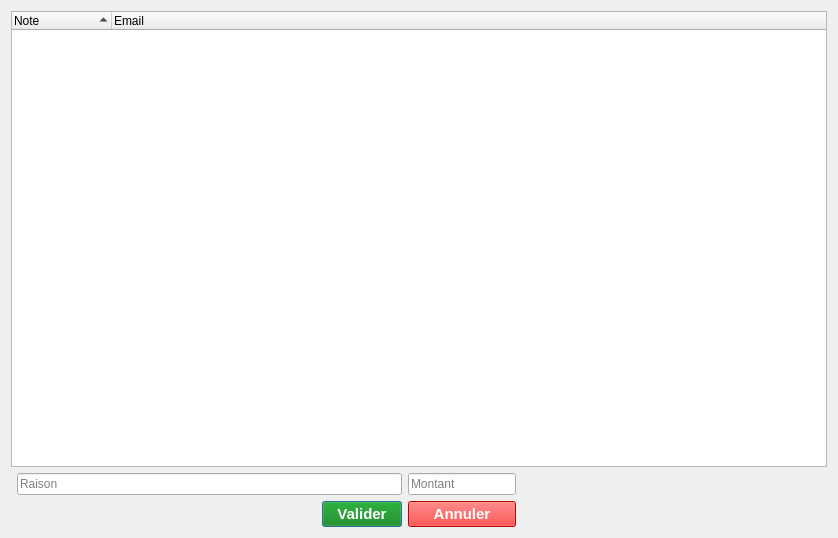
<?xml version="1.0" encoding="UTF-8"?>
<ui version="4.0">
 <class>Dialog</class>
 <widget class="QDialog" name="Dialog">
  <property name="geometry">
   <rect>
    <x>0</x>
    <y>0</y>
    <width>838</width>
    <height>538</height>
   </rect>
  </property>
  <property name="windowTitle">
   <string>Import CSV</string>
  </property>
  <layout class="QGridLayout" name="gridLayout_2">
   <item row="2" column="3">
    <widget class="QPushButton" name="validation_button">
     <property name="font">
      <font>
       <pointsize>11</pointsize>
       <weight>75</weight>
       <bold>true</bold>
      </font>
     </property>
     <property name="styleSheet">
      <string notr="true">padding:0.75em;background-color:green;color:white</string>
     </property>
     <property name="text">
      <string>Valider</string>
     </property>
    </widget>
   </item>
   <item row="0" column="1" colspan="6">
    <layout class="QGridLayout" name="gridLayout">
     <item row="0" column="0" colspan="2">
      <widget class="QTreeWidget" name="recap">
       <property name="sizePolicy">
        <sizepolicy hsizetype="Expanding" vsizetype="Expanding">
         <horstretch>0</horstretch>
         <verstretch>0</verstretch>
        </sizepolicy>
       </property>
       <property name="selectionMode">
        <enum>QAbstractItemView::NoSelection</enum>
       </property>
       <property name="indentation">
        <number>0</number>
       </property>
       <property name="itemsExpandable">
        <bool>false</bool>
       </property>
       <property name="sortingEnabled">
        <bool>true</bool>
       </property>
       <column>
        <property name="text">
         <string>Note</string>
        </property>
       </column>
       <column>
        <property name="text">
         <string>Email</string>
        </property>
       </column>
      </widget>
     </item>
    </layout>
   </item>
   <item row="2" column="2">
    <spacer name="horizontalSpacer">
     <property name="orientation">
      <enum>Qt::Horizontal</enum>
     </property>
     <property name="sizeHint" stdset="0">
      <size>
       <width>40</width>
       <height>20</height>
      </size>
     </property>
    </spacer>
   </item>
   <item row="2" column="4">
    <widget class="QPushButton" name="cancel_button">
     <property name="sizePolicy">
      <sizepolicy hsizetype="Minimum" vsizetype="Fixed">
       <horstretch>0</horstretch>
       <verstretch>0</verstretch>
      </sizepolicy>
     </property>
     <property name="font">
      <font>
       <pointsize>11</pointsize>
       <weight>75</weight>
       <bold>true</bold>
      </font>
     </property>
     <property name="styleSheet">
      <string notr="true">padding: 0.75em; background-color:red;color:white;</string>
     </property>
     <property name="text">
      <string>Annuler</string>
     </property>
    </widget>
   </item>
   <item row="2" column="5">
    <spacer name="horizontalSpacer_2">
     <property name="orientation">
      <enum>Qt::Horizontal</enum>
     </property>
     <property name="sizeHint" stdset="0">
      <size>
       <width>40</width>
       <height>20</height>
      </size>
     </property>
    </spacer>
   </item>
   <item row="1" column="2" colspan="2">
    <widget class="Input" name="reason">
     <property name="placeholderText">
      <string>Raison</string>
     </property>
    </widget>
   </item>
   <item row="1" column="4">
    <widget class="Input" name="amount">
     <property name="sizePolicy">
      <sizepolicy hsizetype="Maximum" vsizetype="Fixed">
       <horstretch>0</horstretch>
       <verstretch>0</verstretch>
      </sizepolicy>
     </property>
     <property name="placeholderText">
      <string>Montant</string>
     </property>
    </widget>
   </item>
   <item row="1" column="5">
    <spacer name="horizontalSpacer_3">
     <property name="orientation">
      <enum>Qt::Horizontal</enum>
     </property>
     <property name="sizeHint" stdset="0">
      <size>
       <width>40</width>
       <height>20</height>
      </size>
     </property>
    </spacer>
   </item>
  </layout>
 </widget>
 <customwidgets>
  <customwidget>
   <class>Input</class>
   <extends>QLineEdit</extends>
   <header>gui/input_widget</header>
  </customwidget>
 </customwidgets>
 <tabstops>
  <tabstop>recap</tabstop>
  <tabstop>reason</tabstop>
  <tabstop>amount</tabstop>
  <tabstop>validation_button</tabstop>
  <tabstop>cancel_button</tabstop>
 </tabstops>
 <resources/>
 <connections>
  <connection>
   <sender>validation_button</sender>
   <signal>clicked()</signal>
   <receiver>Dialog</receiver>
   <slot>on_validation()</slot>
   <hints>
    <hint type="sourcelabel">
     <x>383</x>
     <y>517</y>
    </hint>
    <hint type="destinationlabel">
     <x>418</x>
     <y>269</y>
    </hint>
   </hints>
  </connection>
  <connection>
   <sender>cancel_button</sender>
   <signal>clicked()</signal>
   <receiver>Dialog</receiver>
   <slot>close()</slot>
   <hints>
    <hint type="sourcelabel">
     <x>452</x>
     <y>517</y>
    </hint>
    <hint type="destinationlabel">
     <x>418</x>
     <y>269</y>
    </hint>
   </hints>
  </connection>
 </connections>
 <slots>
  <slot>on_validation()</slot>
 </slots>
</ui>
